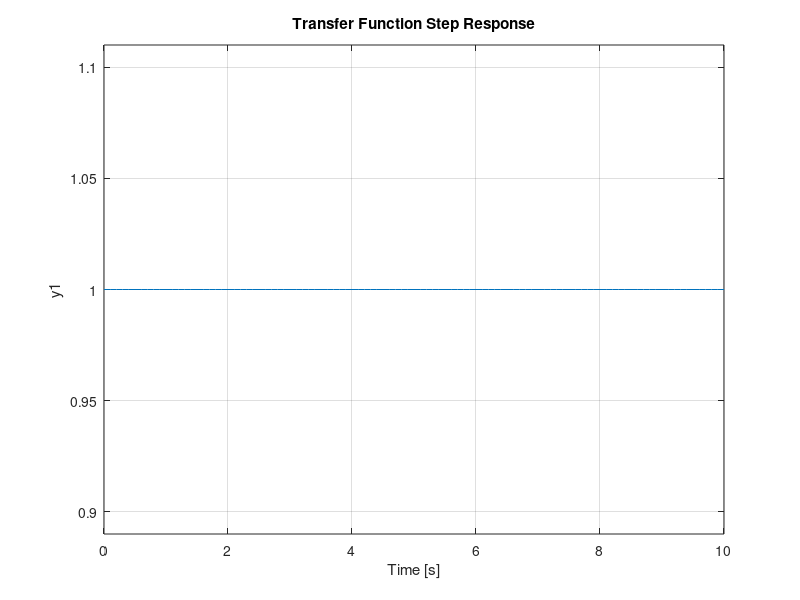

Source code (MATLAB): (Note: this script raises an error after producing the figure.)
%% Auto-generated MATLAB model: Transfer Function Step Response
clear; clc; close all;

num = [1 3 2];
den = [1 3 2];
sys = tf(num, den);

figure('Name', 'Step Response');
step(sys, 10);
grid on;
title('Transfer Function Step Response');

info = stepinfo(sys);
disp(info);
